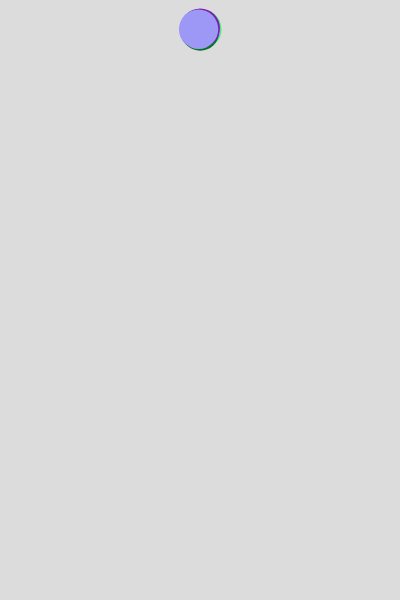
Frame 1 (no input)
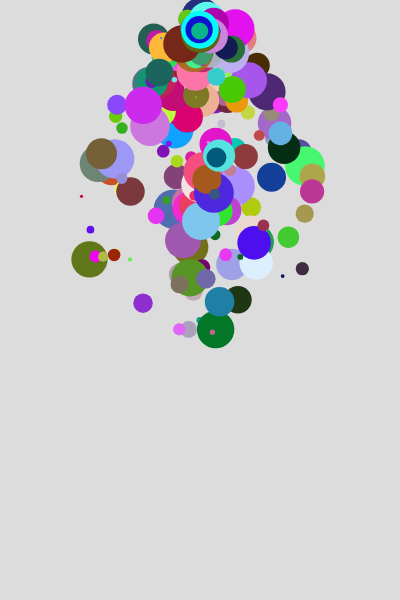
Frame 60 (no input)
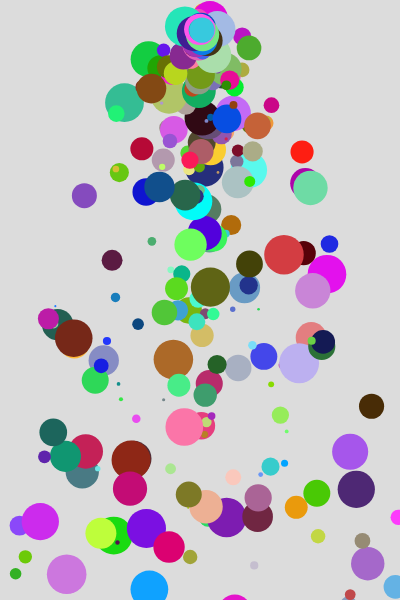
Frame 120 (the mouse pressed at the canvas centre since frame 60)

The p5.js sketch that drew these frames (run headless with seeded random() and noise() and a simulated clock; from frame 60 on, the mouse is pressed at the canvas centre):

// p5.js sketch
// ── sketch.js
let emitters = []
let G

function setup() {
  createCanvas(400, 600);

  emitters.push( new Emitter( width/2, 30 ) )
  
  G = createVector(0,0.1)
  ellipseMode(RADIUS)
  noStroke()
}

function draw() {
  background(220);
  for( let e of emitters ) {
    e.update()  
  }
}

class Emitter {
  constructor( x, y ) {
    this.x = x
    this.y = y
    this.particles = []
    let initialParticles = random(10, 100)
    for( let i = 0; i < initialParticles; i++ ) { // edit particle number
      this.particles.push( new Particle(this.x, this.y) )
    }    
  }
  
  update() {
    let particlesNum = random(0,2)
    for (let i = 0; i < particlesNum; i++) {
  this.particles.push(new Particle(this.x, this.y))
    }

    // draw all the live ones
    for( let p of this.particles ) {
      p.applyForce(G)
      p.update()
      p.draw()    
    }

    // add new ones
    this.particles.push( new Particle(this.x, this.y) )     
  }
}

function mouseClicked() {
  emitters.push( new Emitter(mouseX,mouseY) )
}

// ── Particle.js
class Particle {
  constructor(x,y) {
    this.position = createVector(x,y)
    this.velocity = p5.Vector.random2D()
    this.acceleration = p5.Vector.random2D()
    this.r = random(1,20)
    this.lifespan = 255
    
    // Random Color
    this.color = color(random(255), random(255), random(255))
  }
  
  update() {
    this.velocity.add(this.acceleration)
    this.position.add(this.velocity)   
    this.acceleration.mult(0)
    this.lifespan -= 2
  }
  
  isDead() {
    return this.lifespan < 0
    // if( this.lifespan < 0 ) {
    //   return true 
    // }
    // return false
  }
  
  draw() {
    fill(this.color, this.lifespan)
    circle(this.position.x,this.position.y,this.r)
  }
  
  // f is a p5.Vector
  applyForce(f) {
    this.acceleration.add(f)
  }
  
  
  static createStandardParticleAt(x,y) {
    return new Particle(
      x,y
    )
  }
}

// ── StarParticle.js
class StarParticle extends Particle {
  constructor(x,y) {
    super(x,y)
    this.angle = random(TWO_PI)
    this.innerRadius = random(5,15)
    this.outerRadius = random(15,30)
    this.sides = int(random(5,8))
    this.step = random(1,2)
  }
}

// ── TrailParticle.js
class TrailParticle extends Particle {
  constructor(x,y) {
    super(x,y)
    this.trail = []
    this.maxTrail = 15
  }
  
  update() {
    super.update()
    this.trail.push(this.position.copy())
  }
  
  draw() {
    noFill()
    stroke(this.color, this.lifespan)
    beginShape()
    
    for (let i = 0; i < this.trail.length; i++) {
      vertex(this.position.x, this.position.y)
    }
    endShape()
    super.draw()
  }
}
